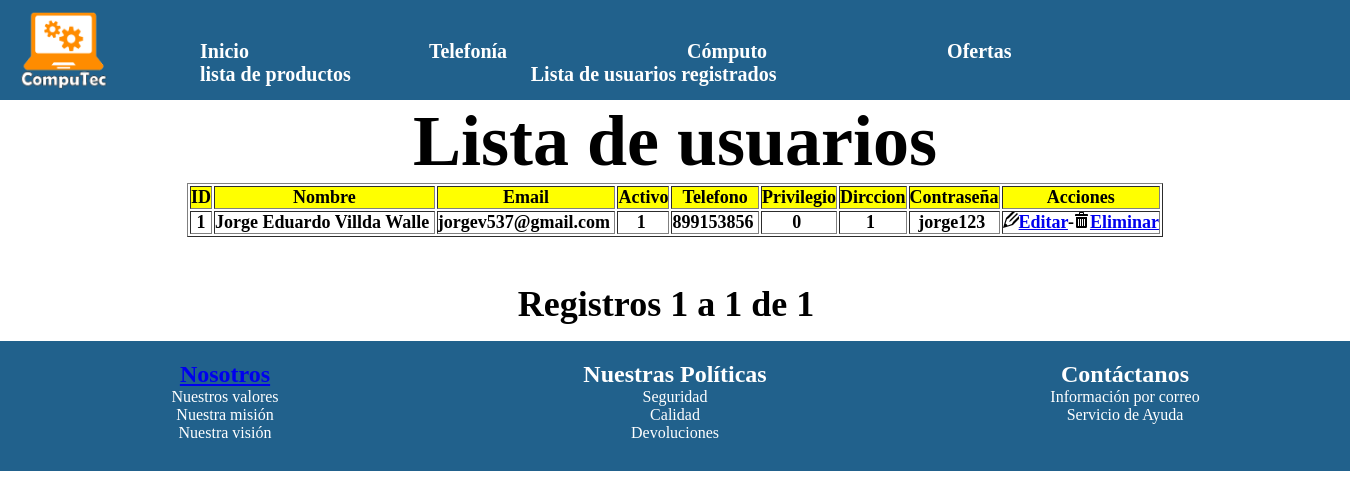
/admin/usuarios_lista.php, run on an earlier commit of the app's database.
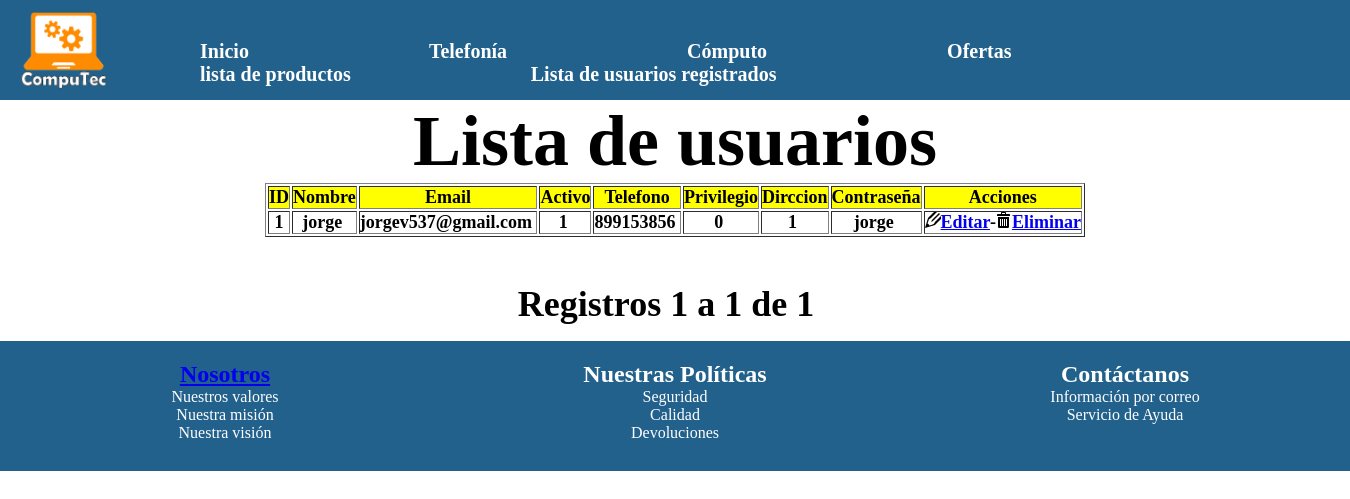
And on a later commit of the database.
### tables this page shows
CREATE TABLE IF NOT EXISTS `tblusuario` (
  `idUsuario` int(11) NOT NULL AUTO_INCREMENT,
  `strNombre` varchar(50) NOT NULL,
  `strEmail` varchar(60) NOT NULL,
  `intActivo` int(11) NOT NULL,
  `intTelefono` int(11) NOT NULL,
  `intPrivilegio` int(11) NOT NULL,
  `strDirccion` varchar(70) NOT NULL,
  `strContrasena` varchar(70) NOT NULL,
  PRIMARY KEY (`idUsuario`)
);

### admin/usuarios_lista.php (the view, shortened to what this page needs)
<?php require_once('../conexion/conexionbd.php'); ?>
<?php
$maxRows_datosusuario = 10;
$pageNum_datosusuario = 0;
$startRow_datosusuario = $pageNum_datosusuario * $maxRows_datosusuario;
mysqli_select_db($conexionbd,$database_conexionbd);
$query_datosusuario = "SELECT * FROM tblusuario";
$query_limit_datosusuario = sprintf("%s LIMIT %d, %d", $query_datosusuario, $startRow_datosusuario, $maxRows_datosusuario);
$datosusuario = mysqli_query($conexionbd,$query_limit_datosusuario) or die(mysqli_error());
$row_datosusuario = mysqli_fetch_assoc($datosusuario);
if (isset($_GET['totalRows_datosusuario'])) {
  $totalRows_datosusuario = $_GET['totalRows_datosusuario'];
} else {
  $all_datosusuario = mysqli_query($conexionbd,$query_datosusuario);
  $totalRows_datosusuario = mysqli_num_rows($all_datosusuario);
}
?>
<!doctype html>
<html>
<head>
<link rel="stylesheet" type="text/css" href="../estilos/estilos.css" />
  <link rel="stylesheet" type="text/css" href="../estilos/slider_style.css">
</head>
<body id="cuerpo">
	<div id="principal">
		<div id="cabecera">
			<div id="logo"><img src="../imagenes/compuTec.png" width="90" height="80" alt="logoCompuTec" /></div>
				<div id="menuHorizontal">
					<ul class="menuH">
						<li class="menuH"><a href="index_admi.php">Inicio</a></li>
						<li class="menuH"><a href="#">Telefonía</a></li>
						<li class="menuH"><a href="#">Cómputo</a></li>
						<li class="menuH"><a href="#">Ofertas</a></li>
						<li class="menuH"><a href="listaproducto.php">lista de productos</a></li>
						<li class="menuH"><a href="usuarios_lista.php">Lista de usuarios registrados</a></li>
					</ul>
				</div>
		</div>
  		<div id="contenido">
			<div align="center">
      <h1>Lista de usuarios</h1>
      <p>
      <table border="1" align="center">
        <tr >
          <td bgcolor="#FFFF00">ID</td>
          <td bgcolor="#FFFF00">Nombre</td>
          <td bgcolor="#FFFF00">Email</td>
          <td bgcolor="#FFFF00">Activo</td>
          <td bgcolor="#FFFF00">Telefono</td>
          <td bgcolor="#FFFF00">Privilegio</td>
          <td bgcolor="#FFFF00">Dirccion</td>
          <td bgcolor="#FFFF00">Contraseña</td>
          <td bgcolor="#FFFF00">Acciones</td>
        </tr>
        <?php do { ?>
          <tr class="brillo">
            <td><?php echo $row_datosusuario['idUsuario']; ?><a href="datosusuario.php?recordID=<?php echo $row_datosusuario['idUsuario']; ?>"></a></td>
            <td><?php echo $row_datosusuario['strNombre']; ?>&nbsp; </td>
            <td><?php echo $row_datosusuario['strEmail']; ?>&nbsp; </td>
            <td><?php echo $row_datosusuario['intActivo']; ?>&nbsp; </td>
            <td><?php echo $row_datosusuario['intTelefono']; ?>&nbsp; </td>
            <td><?php echo $row_datosusuario['intPrivilegio']; ?>&nbsp; </td>
            <td><?php echo $row_datosusuario['strDirccion']; ?>&nbsp; </td>
            <td><?php echo $row_datosusuario['strContrasena']; ?>&nbsp; </td>
             <td><img src="../imagenes/pencil2.png" width="16" height="16" /><a href="usuarios_edit.php?recordID=<?php echo $row_datosusuario['idUsuario']; ?>">Editar</a>-<img src="../imagenes/bin.png" width="16" height="16" /><a href="usuarios_delete.php?recordID=<?php echo $row_datosusuario['idUsuario']; ?>">Eliminar</a></td>
          </tr>
          <?php } while ($row_datosusuario = mysqli_fetch_assoc($datosusuario)); ?>
      </table>
      <br />
      <table border="0">
      </table>
Registros <?php echo ($startRow_datosusuario + 1) ?> a <?php echo min($startRow_datosusuario + $maxRows_datosusuario, $totalRows_datosusuario) ?> de <?php echo $totalRows_datosusuario ?> &nbsp; <br />
    </div>
		</div><br>
		<div id="pie" >
			<div align="center" class="pieorden">
				<div class="pie1">
				<a href="nosotrosA.php"><h2>Nosotros</h2></a>
					<p>Nuestros valores</p>
					<p>Nuestra misión</p>
					<p>Nuestra visión</p>
				</div>
				<div class="pie1"><h2>Nuestras Políticas</h2>
					<p>Seguridad </p>
					<p>Calidad </p>
					<p>Devoluciones</p>
				</div>
				<div class="pie1"><h2>Contáctanos</h2>
					<p>Información por correo</p>
					<p>Servicio de Ayuda</p>
				</div>
			</div>
		</div>
	</div>
</body>
</html>

What changed in the data, as far as the page shows it:
changed tblusuario "jorgev537@gmail.com": strNombre "Jorge Eduardo Villda Walle" → "jorge"; strContrasena "jorge123" → "jorge"
